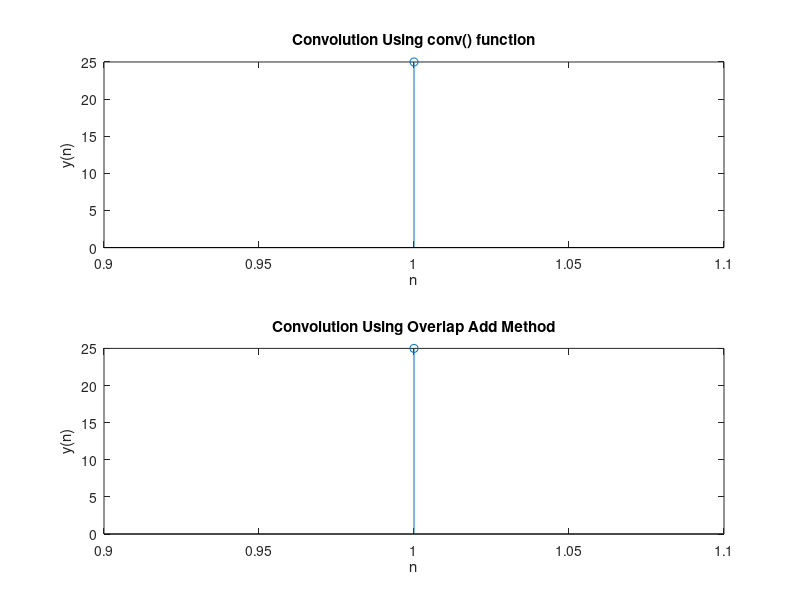

Reproduce this figure in MATLAB.
close All
clear All
clc
x=input('x='); 
h=input('h=');
L=input('l=');
N1=length(x);
M=length(h);
lc=conv(x,h)
x=[x zeros(1,mod(-N1,L))];
N2=length(x);
h=[h zeros(1,L-1)];
H=fft(h,L+M-1);
S=N2/L;
index=1:L;
X=[zeros(M-1)];
for stage=1:S
    xm=[x(index) zeros(1,M-1)]; % Selecting sequence to process
    X1=fft(xm,L+M-1);
    Y=X1.*H;
    Y=ifft(Y);
    Z=X((length(X)-M+2):length(X))+Y(1:M-1); %Samples Added in every stage
    X=[X(1:(stage-1)*L) Z Y(M:M+L-1)];
    index=stage*L+1:(stage+1)*L;
end
i=1:N1+M-1;
X=X(i)
similarity=corrcoef(X,lc) % Similarity b/w Inbuilt and Calculated one
figure()
subplot(2,1,1)
stem(lc);
title('Convolution Using conv() function')
xlabel('n');
ylabel('y(n)');
subplot(2,1,2)
stem(X);
disp(X);
title('Convolution Using Overlap Add Method')
xlabel('n');
ylabel('y(n)');
    
